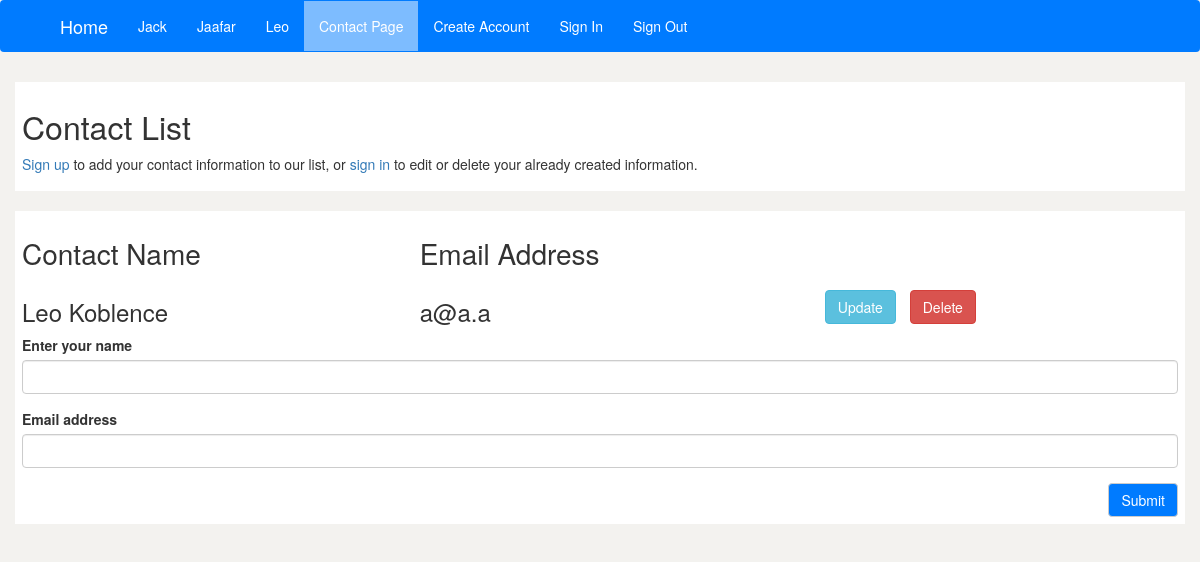
The app's page /contact (signed in), older data.
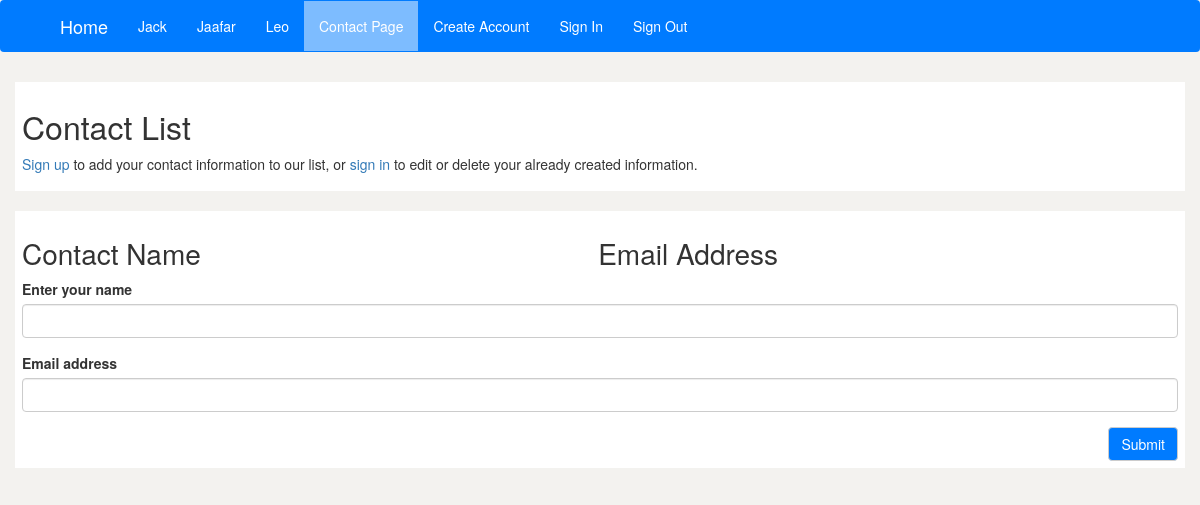
The same page, newer data.
### app.py (models this page shows)
class Contact(db.Model):
	id = db.Column(db.Integer, primary_key=True)
	name = db.Column(db.String(200), nullable=False, unique=False)
	email = db.Column(db.String(200), nullable=False, unique=True)

### app.py (the view, shortened to what this page needs)
@app.route('/contact', methods=['GET', 'POST'])
def contact():
	contact = Contact.query.all()
	form = ContactForm()
	contacts = Contact().query.all()
	error = None
	return render_template('contact.html', form = form, contacts = contacts, authenticated=session['authenticated'])

### app.py
class ContactForm(FlaskForm):
	name = StringField('Enter your name', validators=[DataRequired()])
	email = EmailField('Email address', [DataRequired(), Email()])
	submit = SubmitField('Submit')

### templates/contact.html (shortened to what this page needs)
{% extends "base.html" %}
{% set active_page = "contact" %}
{% import "bootstrap/wtf.html" as wtf %}
{% block content %}
<body>
<div class="bg-light">
	<main class="container">
		<div class="row display-flex">
			<div class ="bg-layout col-lg-12 col-md-12 col-xs-12">
					<h1> Contact List </h1>
					{% if condition == True %}
						<p>Hello {{contact.name}}! Find your information in the list below to edit or delete it.</p>
					{% else %}
						<p><a href ="{{url_for('create')}}">Sign up</a> to add your contact information to our list, or <a href ="{{url_for('signin')}}">sign in</a> to edit or delete your already created information.</p>
					{% endif %}
			</div>
			<div class ="bg-layout col-lg-12 col-md-12 col-xs-12 ">
				<table>
					<tr>
						<th><h2>Contact Name</h2></th>
						<th><h2>Email Address</h2></th>
						<th></th>
					</tr>
					{% for contact in contacts %}
					{% set update_url= url_for('edit_page', contactId=contact.id)%}
					{% set delete_url= url_for('delete', contactId=contact.id)%}
					<tr>
						<td><h3>{{contact.name}}</h3></td>
						<td><h3>{{contact.email}}</h3></td>
						<td><a href="{{update_url}}"><button id="update" class="btn btn-info" >Update </button> </a> <a href='{{delete_url}}'> <button id="delete" class="btn btn-danger"> Delete </button></a></td>
					</tr>
					{% endfor %}
				</table>
				{{ wtf.quick_form(form) }}
			</div>
		</div>
	</main>
</div>
</body>
{% endblock %}

### templates/base.html (shortened to what this page needs)
{% extends "bootstrap/base.html" %}
{% block head %}
{{ super() }}
{{ super() }}
    <link rel="stylesheet" type="text/css" href="{{ url_for('static',filename='styles.css') }}">
{% endblock %}
{% block navbar %}
{% set navigation_bar = [
	('/', 'index', 'Home'),
    ('/jack', 'jack', 'Jack'),
    ('/jaafar', 'jaafar', 'Jaafar'),
    ('/leo', 'leo', 'Leo'),
    ('/contact', 'contact', 'Contact Page'),
    ('/create', 'create', 'Create Account'),
    ('/signin', 'signin', 'Sign In')
] -%}
{% set active_page = active_page|default('index') -%}
<nav class="navbar navbar-expand-lg">
    <div class="container">
        <div class="navbar-collapse collapse" >
            <ul id="navigation" class=" nav navbar-nav">
                {% for href, id, caption in navigation_bar %}
				  <li{% if id == active_page %} class="active"{% endif
				  %}><a href="{{ url_for(id) }}">{{ caption|e }}</a></li>
				{% endfor %}
                {% if authenticated %}
                <li><a href="{{ url_for('signout')}}">Sign Out</a></li>
                {% endif %}
            </ul>
        </div>
    </div>
</nav>
{% endblock %}

### static/styles.css (style rules this page uses)
.navbar, .navbar-expand-lg { background-color: #007bff; color: white; line-height: 50px; background-image: none !important; }
.nav.navbar-nav li a, .navbar-brand { color: white !important; }
.nav.navbar-nav li:nth-of-type(1) a { color: white !important; font-size: 18px; }
body { background-color: #f3f2ef; }
.bg-layout { background-color: white; padding: 7px; }
h1 { font-size: 32px; }
h2 { font-size: 28px; }
.row.display-flex { display: flex; flex-wrap: wrap; }
.row.display-flex > [class*='col-'] { display: flex; flex-direction: column; }
[class*="col-"] { margin-bottom: 10px; margin-top: 10px; }
.active { background-color: #7dbcff; }
#submit { background-color: #007bff !important; color: white; float: right; }

Row changes from the older to the newer data that the page shows:
removed Contact: name "Leo Koblence", email "a@a.a"
